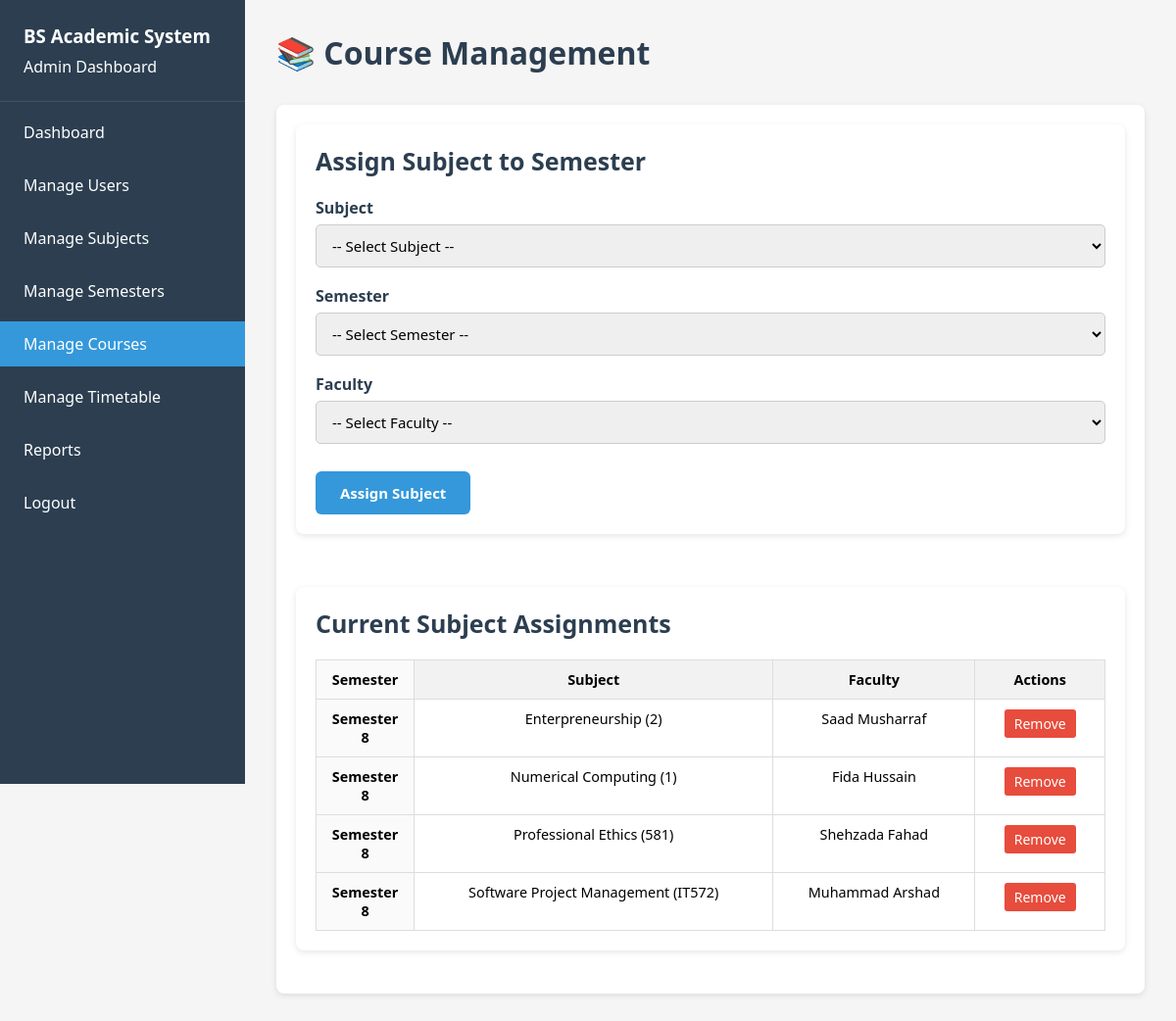
Page /admin/manage_courses.php (signed in) on the committed database.
### tables this page shows
CREATE TABLE `semester_subjects` (
  `id` int(11) NOT NULL,
  `semester_id` int(11) DEFAULT NULL,
  `subject_id` int(11) DEFAULT NULL,
  `faculty_id` int(11) DEFAULT NULL
);

CREATE TABLE `semesters` (
  `semester_id` int(11) NOT NULL,
  `semester_number` int(11) DEFAULT NULL CHECK (`semester_number` between 1 and 8),
  `academic_year` varchar(20) NOT NULL,
  `start_date` date NOT NULL,
  `end_date` date NOT NULL
);

CREATE TABLE `subjects` (
  `subject_id` int(11) NOT NULL,
  `subject_code` varchar(20) NOT NULL,
  `subject_name` varchar(100) NOT NULL,
  `credit_hours` int(11) NOT NULL,
  `description` text DEFAULT NULL,
  `department` varchar(50) DEFAULT NULL
);

CREATE TABLE `users` (
  `user_id` int(11) NOT NULL,
  `username` varchar(50) NOT NULL,
  `password_hash` varchar(255) NOT NULL,
  `email` varchar(100) NOT NULL,
  `role` enum('student','faculty','admin') NOT NULL,
  `first_name` varchar(50) NOT NULL,
  `last_name` varchar(50) NOT NULL,
  `contact_number` varchar(15) DEFAULT NULL,
  `registration_date` datetime DEFAULT current_timestamp(),
  `last_login` datetime DEFAULT NULL,
  `status` enum('active','inactive') DEFAULT 'active'
);

### admin/manage_courses.php (the view, shortened to what this page needs)
<?php
include '../includes/db.php';
$assignments = $conn->query("
    SELECT ss.id, s.subject_name, s.subject_code, sem.semester_number,
           u.first_name AS faculty_first, u.last_name AS faculty_last
    FROM semester_subjects ss
    JOIN subjects s ON ss.subject_id = s.subject_id
    JOIN semesters sem ON ss.semester_id = sem.semester_id
    JOIN users u ON ss.faculty_id = u.user_id
    ORDER BY sem.semester_number, s.subject_name
");
?>
<!DOCTYPE html>
<html lang="en">
<head>
    <link rel="stylesheet" href="../assets/css/dashboard.css" />
</head>
<body>
<div class="dashboard">
    <?php include 'sidebar.php'; ?>
    <div class="main-content">
        <div class="header">
            <h2>📚 Course Management</h2>
        </div>
        <div class="card">
            <div class="management-sections">
                <div class="management-section">
                    <h3>Assign Subject to Semester</h3>
                    <form method="POST" action="manage_courses.php" novalidate>
                        <div class="form-group">
                            <label for="subject_id">Subject</label>
                            <select id="subject_id" name="subject_id" required>
                                <option value="">-- Select Subject --</option>
                            </select>
                        </div>
                        <div class="form-group">
                            <label for="semester_id">Semester</label>
                            <select id="semester_id" name="semester_id" required>
                                <option value="">-- Select Semester --</option>
                            </select>
                        </div>
                        <div class="form-group">
                            <label for="faculty_id">Faculty</label>
                            <select id="faculty_id" name="faculty_id" required>
                                <option value="">-- Select Faculty --</option>
                            </select>
                        </div>
                        <button type="submit" name="assign_subject" class="btn">Assign Subject</button>
                    </form>
                </div>
                <div class="management-section">
                    <h3>Current Subject Assignments</h3>
                    <?php if ($assignments->num_rows > 0): ?>
                        <table class="assignments-table">
                            <thead>
                                <tr>
                                    <th>Semester</th>
                                    <th>Subject</th>
                                    <th>Faculty</th>
                                    <th>Actions</th>
                                </tr>
                            </thead>
                            <tbody>
                                <?php while ($assignment = $assignments->fetch_assoc()): ?>
                                    <tr>
                                        <td>Semester <?= (int)$assignment['semester_number'] ?></td>
                                        <td><?= htmlspecialchars($assignment['subject_name']) ?> (<?= htmlspecialchars($assignment['subject_code']) ?>)</td>
                                        <td><?= htmlspecialchars($assignment['faculty_first'] . ' ' . $assignment['faculty_last']) ?></td>
                                        <td>
                                            <a href="?action=remove&id=<?= (int)$assignment['id'] ?>"
                                               class="action-btn btn-delete"
                                               onclick="return confirm('Are you sure you want to remove this assignment?')">Remove</a>
                                        </td>
                                    </tr>
                                <?php endwhile; ?>
                            </tbody>
                        </table>
                    <?php else: ?>
                        <p>No subject assignments found.</p>
                    <?php endif; ?>
                </div>
            </div>
        </div>
    </div>
</div>
</body>
</html>

### assets/css/dashboard.css (style rules this page uses)
* { margin: 0; padding: 0; box-sizing: border-box; font-family: 'Segoe UI', Tahoma, Geneva, Verdana, sans-serif; }
html, body { height: 100%; background: #f5f5f5; }
body { padding-left: 250px; }
.dashboard { display: flex; min-height: 100vh; }
.main-content { flex: 1; padding: 2rem; }
.header, .faculty-header { margin-bottom: 2rem; }
.header h2 { display: flex; align-items: flex-start; font-size: 2rem; color: #2c3e50; margin-bottom: 0.3rem; }
.btn { background-color: #3498db; color: white; font-size: 15px; padding: 12px 25px; border: none; border-radius: 6px; font-weight: 600; cursor: pointer; transition: background-color 0.3s; display: inline-block; margin-top: 10px; text-align: center; text-decoration: none; }
.action-btn { background: #3498db; padding: 5px 10px; margin: 0 3px; border: none; border-radius: 3px; cursor: pointer; text-decoration: none; display: inline-block; font-size: 14px; }
.btn-delete { background: #e74c3c; color: white; }
.management-section h3 { margin-bottom: 20px; }
.card h3 { font-size: 25px; color: #2c3e50; }
.card, .stat-card, .management-section, .subject-section, .form-section, .class-card { background: white; border-radius: 8px; padding: 20px; box-shadow: 0 2px 6px rgba(0,0,0,0.1); margin-bottom: 24px; transition: transform 0.3s ease; }
.form-group { margin-bottom: 18px; display: flex; flex-direction: column; }
.form-group label { font-weight: 600; margin-bottom: 6px; color: #2c3e50; }
.form-group input, .form-group select, .form-group textarea { padding: 10px 12px; font-size: 15px; border: 1px solid #ccc; border-radius: 5px; transition: border-color 0.3s; resize: vertical; }
table { width: 100%; border-collapse: collapse; margin-top: 1rem; }
th, td { padding: 12px; border: 1px solid #ddd; text-align: left; }
th { background-color: #f2f2f2; }
.subjects-table, .users-table, .assignments-table, .semesters-table, .timetable { width: 100%; border-collapse: collapse; }
.subject-container, .management-sections { display: grid; grid-template-columns: 1fr; gap: 30px; }
h2 { text-align: center; margin-bottom: 1.5rem; color: #2c3e50; }
th:first-child, td:first-child { background-color: #fafafa; font-weight: 600; width: 100px; }
table { width: 100%; border-collapse: collapse; min-width: 800px; }
th, td { border: 1px solid #ddd; padding: 10px; vertical-align: top; text-align: center; font-size: 0.9rem; }

### assets/css/sidebar.css (style rules this page uses)
* { margin: 0; padding: 0; box-sizing: border-box; font-family: 'Segoe UI', Tahoma, Geneva, Verdana, sans-serif; }

### rows in the picture
semester_subjects: semester.semester_number "8", subject.subject_name "Enterpreneurship", subject.subject_code "2", users.first_name+last_name "Saad Musharraf"
semester_subjects: semester.semester_number "8", subject.subject_name "Numerical Computing", subject.subject_code "1", users.first_name+last_name "Fida Hussain"
semester_subjects: semester.semester_number "8", subject.subject_name "Professional Ethics", subject.subject_code "581", users.first_name+last_name "Shehzada Fahad"
semester_subjects: semester.semester_number "8", subject.subject_name "Software Project Management", subject.subject_code "IT572", users.first_name+last_name "Muhammad Arshad"
